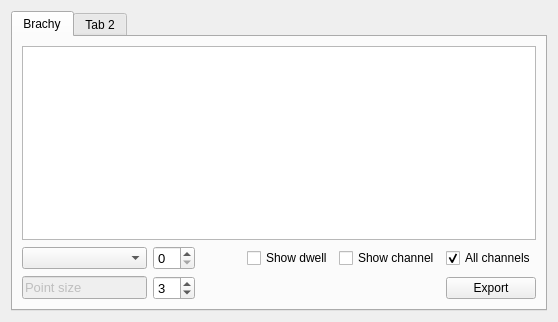
          <widget class="QWidget" name="tab_14">
           <attribute name="title">
            <string>PLAN</string>
           </attribute>
           <layout class="QGridLayout" name="gridLayout_44">
            <item row="0" column="0">
             <widget class="QTabWidget" name="tabWidget_3">
              <widget class="QWidget" name="tab_37">
               <attribute name="title">
                <string>Brachy</string>
               </attribute>
               <layout class="QGridLayout" name="gridLayout_45">
                <item row="2" column="2">
                 <spacer name="horizontalSpacer_46">
                  <property name="orientation">
                   <enum>Qt::Orientation::Horizontal</enum>
                  </property>
                  <property name="sizeHint" stdset="0">
                   <size>
                    <width>40</width>
                    <height>20</height>
                   </size>
                  </property>
                 </spacer>
                </item>
                <item row="1" column="4">
                 <widget class="QCheckBox" name="display_brachy_channel_overlay">
                  <property name="text">
                   <string>Show channel</string>
                  </property>
                 </widget>
                </item>
                <item row="1" column="5">
                 <widget class="QCheckBox" name="overlay_all_channels">
                  <property name="text">
                   <string>All channels</string>
                  </property>
                  <property name="checked">
                   <bool>true</bool>
                  </property>
                 </widget>
                </item>
                <item row="1" column="3">
                 <widget class="QCheckBox" name="display_dw_overlay">
                  <property name="text">
                   <string>Show dwell</string>
                  </property>
                 </widget>
                </item>
                <item row="2" column="0">
                 <widget class="QLineEdit" name="lineEdit_63">
                  <property name="enabled">
                   <bool>false</bool>
                  </property>
                  <property name="font">
                   <font>
                    <pointsize>10</pointsize>
                   </font>
                  </property>
                  <property name="text">
                   <string>Point size</string>
                  </property>
                 </widget>
                </item>
                <item row="1" column="0">
                 <widget class="QComboBox" name="brachy_combobox_01"/>
                </item>
                <item row="0" column="0" colspan="6">
                 <widget class="QTableWidget" name="brachy_table_01">
                  <property name="font">
                   <font>
                    <pointsize>12</pointsize>
                   </font>
                  </property>
                 </widget>
                </item>
                <item row="2" column="5">
                 <widget class="QPushButton" name="brachy_export_dw_channels_csv">
                  <property name="text">
                   <string>Export</string>
                  </property>
                 </widget>
                </item>
                <item row="1" column="1">
                 <widget class="QSpinBox" name="brachy_spinBox_01">
                  <property name="font">
                   <font>
                    <pointsize>10</pointsize>
                   </font>
                  </property>
                 </widget>
                </item>
                <item row="2" column="3" colspan="2">
                 <spacer name="horizontalSpacer_45">
                  <property name="orientation">
                   <enum>Qt::Orientation::Horizontal</enum>
                  </property>
                  <property name="sizeHint" stdset="0">
                   <size>
                    <width>40</width>
                    <height>20</height>
                   </size>
                  </property>
                 </spacer>
                </item>
                <item row="2" column="1">
                 <widget class="QSpinBox" name="dw_ch_point_size">
                  <property name="font">
                   <font>
                    <pointsize>10</pointsize>
                   </font>
                  </property>
                  <property name="value">
                   <number>3</number>
                  </property>
                 </widget>
                </item>
               </layout>
              </widget>
              <widget class="QWidget" name="tab_38">
               <attribute name="title">
                <string>Tab 2</string>
               </attribute>
              </widget>
             </widget>
            </item>
           </layout>
          </widget>
